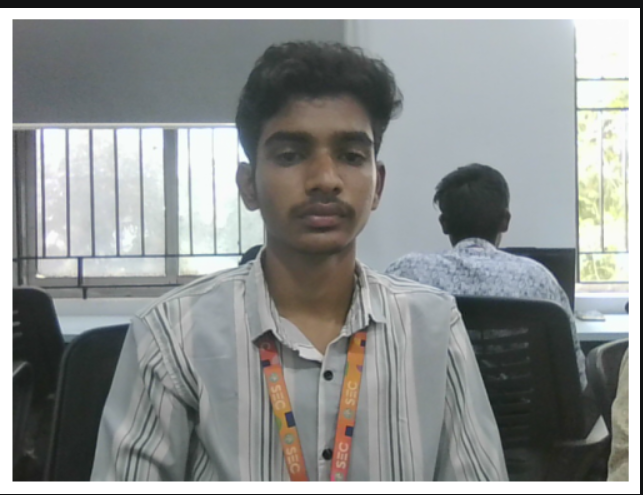
#> input picture My image.png, 643 x 495 px, found by its file name
$ jupyter execute 'DIPT EXP NO - 8 .ipynb'
#> lines starting #> are read from the running program, lines starting #| are printed output that depends on the picture; after the words box and inside, x2 and y2 are one past the last pixel; in counts of white or black regions, pixels touching at a corner belong together
# EXP NO 8 : Thresholding Using OpenCV

## NAME :  SANTHOSH KUMAR A

## REG NO : 212224230250

[cell 1]
import cv2
import numpy as np
import matplotlib.pyplot as plt

[cell 2]
# Step 2: Read the image and convert to grayscale
image = cv2.imread("C:\\Users\\admin\\Downloads\\My image.png")  # Replace with your image file path
#> image is the input picture: shape (495, 643, 3); mean B, G, R 144, 144.8, 141.5
gray_image = cv2.cvtColor(image, cv2.COLOR_BGR2GRAY)  # Convert to grayscale
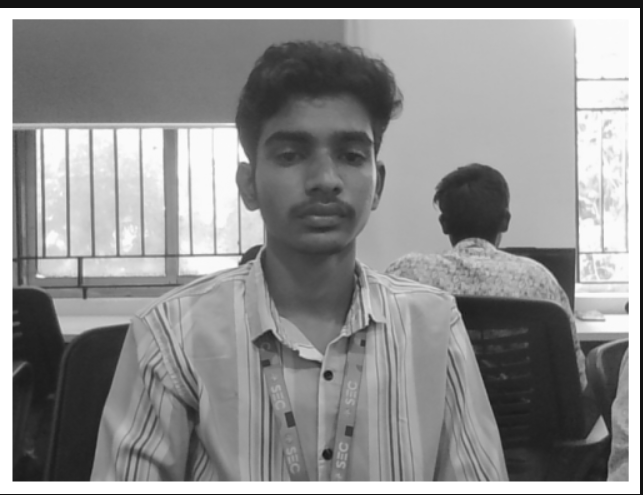
#> gray_image: shape (495, 643); min 19, max 255, mean 143.7

[cell 3]
# Original Image
print("SANTHOSH KUMAR A")
print("212224230250")
plt.subplot(2, 2, 1)
plt.imshow(cv2.cvtColor(image, cv2.COLOR_BGR2RGB))  # Convert from BGR to RGB for display
plt.title("Original Image")
plt.axis('off')

[cell 4]
# Step 3: Use Global Thresholding to segment the image
# Apply global thresholding with a threshold value of 127
_, global_thresholded = cv2.threshold(gray_image, 127, 255, cv2.THRESH_BINARY)
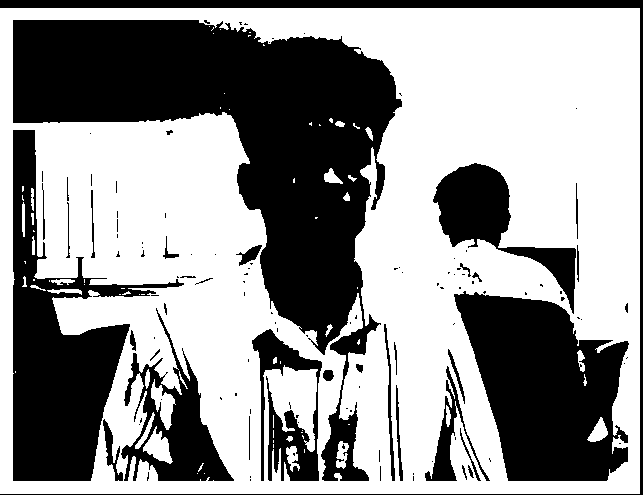
#> global_thresholded: shape (495, 643); 58.5% white; 121 black regions (85 under 20 px), largest, box (x1, y1, x2, y2) and area: (13, 20, 402, 481) 59838, (454, 291, 629, 481) 22109, (13, 130, 184, 481) 20956

[cell 5]
# Step 4: Use Adaptive Thresholding to segment the image
# Apply adaptive thresholding using Gaussian method
adaptive_thresholded = cv2.adaptiveThreshold(gray_image, 255, cv2.ADAPTIVE_THRESH_GAUSSIAN_C, cv2.THRESH_BINARY, 11, 2)
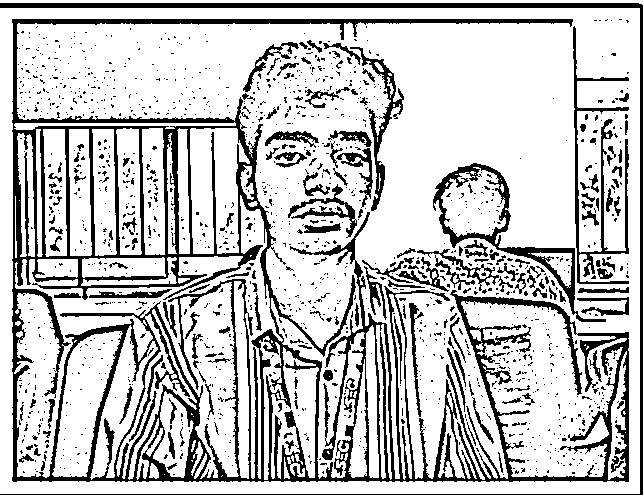
#> adaptive_thresholded: shape (495, 643); 77.2% white; 1460 black regions (1291 under 20 px), largest, box (x1, y1, x2, y2) and area: (12, 19, 629, 482) 42556, (0, 3, 643, 495) 5311, (433, 163, 606, 322) 2731

[cell 6]
# Step 5: Use Otsu's method to segment the image
# Apply Otsu's method for optimal thresholding
_, otsu_thresholded = cv2.threshold(gray_image, 0, 255, cv2.THRESH_BINARY + cv2.THRESH_OTSU)
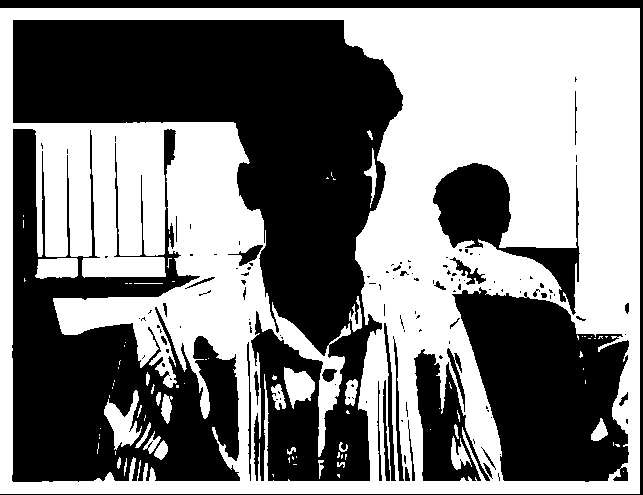
#> otsu_thresholded: shape (495, 643); 50.2% white; 128 black regions (93 under 20 px), largest, box (x1, y1, x2, y2) and area: (13, 20, 403, 481) 73250, (12, 129, 240, 482) 38883, (452, 287, 629, 482) 23305

[cell 7]
print("SANTHOSH KUMAR A")
print("212224230250")

# Global Thresholding
plt.subplot(2, 2, 2)
plt.imshow(global_thresholded, cmap='gray')
plt.title("Global Thresholding")
plt.axis('off')

# Adaptive Thresholding


plt.subplot(2, 2, 3)
plt.imshow(adaptive_thresholded, cmap='gray')
plt.title("Adaptive Thresholding")
plt.axis('off')

# Otsu's Method
plt.subplot(2, 2, 4)
plt.imshow(otsu_thresholded, cmap='gray')
plt.title("Otsu's Method")
plt.axis('off')

# Show the plot
plt.tight_layout()
plt.show()


print("SANTHOSH KUMAR A")
print("212224230250")
